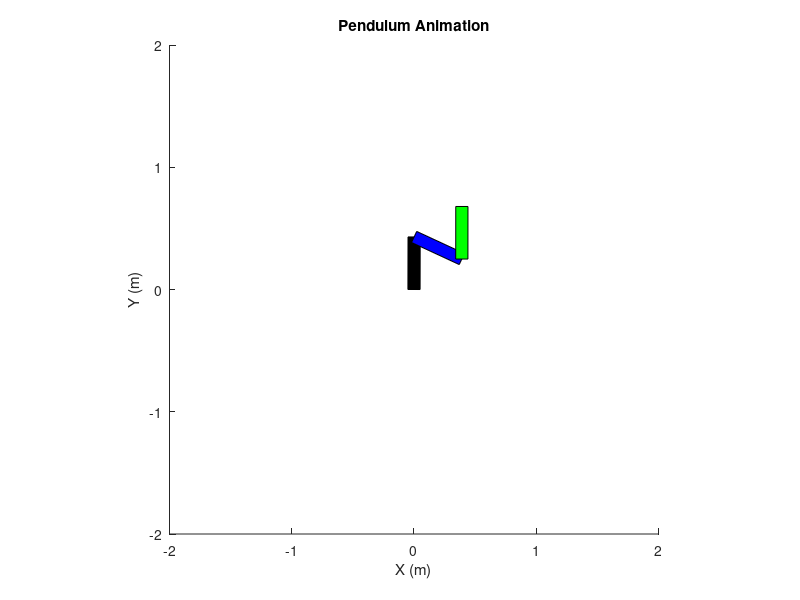

The MATLAB source for this figure:
%% GRACE CORDLE EML 4312 Project DATE 11/13/2024
% Edited by J Vranicar 
clc
clear all
close all
format compact
%% Params
w_1 = 0.1; % m
h_1 = 0.1; % m
l_1 = 0.43; % m
rho_1 = 1055; % kg/m^3
m_1 = rho_1 * w_1 * h_1 * l_1; % Mass of the pendulum
I_1 = (1/3) * m_1 * l_1^2; % Moment of inertia

w_2 = 0.1; % m
h_2 = 0.1; % m
l_2 = 0.43; % m
rho_2 = 1055; % kg/m^3
m_2 = rho_2 * w_2 * h_2 * l_2; % Mass of the pendulum
I_2 = (1/3) * m_2 * l_2^2; % Moment of inertia
g = 9.81; % Gravitational acceleration (m/s^2)

w_3 = 0.1; % m
h_3 = 0.1; % m
l_3 = 0.43; % m
rho_3 = 1055; % kg/m^3
m_3 = rho_3 * w_3 * h_3 * l_3; % Mass of the pendulum
I_3 = (1/3) * m_3 * l_3^2; % Moment of inertia


% Controller
theta_des_1 = pi;
omega_des_1 = 0;
Kp_1 = 10;
Kd_1 = 1;

theta_des_2 = pi/2;
omega_des_2 = 0;
Kp_2 = 20;
Kd_2 = 5;

theta_des_3 = pi;
omega_des_3 = 0;
Kp_3 = 20;
Kd_3 = 5;

% Control torque function
tau_ctrl_1 = @(theta, omega) Kp_1 * (theta_des_1 - theta) + Kd_1 * (omega_des_1 - omega);
tau_ctrl_2 = @(theta, omega) Kp_2 * (theta_des_2 - theta) + Kd_2 * (omega_des_2 - omega);
tau_ctrl_3 = @(theta, omega) Kp_3 * (theta_des_3 - theta) + Kd_3 * (omega_des_3 - omega);

%% ODE 45 Simulation
% Define the system dynamics
dynamics_1 = @(t, x) [x(2); (tau_ctrl_1(x(1), x(2)) - (m_1 * g * (l_1 / 2) * sin(x(1)))) / I_1];
dynamics_2 = @(t, x) [x(2); (tau_ctrl_2(x(1), x(2)) - (m_2 * g * (l_2 / 2) * sin(x(1)))) / I_2];
dynamics_3 = @(t, x) [x(2); (tau_ctrl_3(x(1), x(2)) - (m_3 * g * (l_3 / 2) * sin(x(1)))) / I_3];

% Initial conditions: theta = pi/4, angular velocity = 0
[tout, xout_1] = ode45(dynamics_1, [0 10], [3*pi/4 , 0]);
[tout, xout_2] = ode45(dynamics_2, [0 10], [3*pi/4 , 0]);
[tout, xout_3] = ode45(dynamics_3, [0 10], [3*pi/4 , 0]);

%% Animate Rectangle Pendulum
% Rectangle representing the pendulum
xvals_1 = w_1 * [-0.5, 0.5, 0.5, -0.5];  % Rectangle corners (x)
yvals_1 = l_1 * [0, 0, -1, -1];          % Rectangle corners (y) from pivot downward

coords_1 = [xvals_1; yvals_1];  % [x; y] initial unrotated rectangle coordinates

xvals_2 = w_2 * [-0.5, 0.5, 0.5, -0.5];  % Rectangle corners (x)
yvals_2 = l_2 * [0, 0, -1, -1];          % Rectangle corners (y) from pivot downward

coords_2 = [xvals_2; yvals_2];  % [x; y] initial unrotated rectangle coordinates

xvals_3 = w_3 * [-0.5, 0.5, 0.5, -0.5];  % Rectangle corners (x)
yvals_3 = l_3 * [0, 0, -1, -1];          % Rectangle corners (y) from pivot downward

coords_3 = [xvals_3; yvals_3];  % [x; y] initial unrotated rectangle coordinates

figure;
for i = 1:length(xout_1)
    theta_1 = xout_1(i, 1); % Extract angle at the current time
    rotMatrix_1 = [cos(theta_1), -sin(theta_1); sin(theta_1), cos(theta_1)];

    theta_2 = xout_2(i, 1); % Extract angle at the current time
    rotMatrix_2 = [cos(theta_2), -sin(theta_2); sin(theta_2), cos(theta_2)];

    theta_3 = xout_3(i, 1); % Extract angle at the current time
    rotMatrix_3 = [cos(theta_3), -sin(theta_3); sin(theta_3), cos(theta_3)];
    
    % Apply rotation about the pivot (base at origin)
    rotCoords_1 = rotMatrix_1 * coords_1;

    % Apply rotation about the pivot (base at origin)
    rotCoords_2 = rotMatrix_2 * coords_2;
    rotCoords_2(1, :) = rotCoords_2(1, :) + mean(rotCoords_1(1, 3:4));
    rotCoords_2(2, :) = rotCoords_2(2, :) + mean(rotCoords_1(2, 3:4));

    % Apply rotation about the pivot (base at origin)
    rotCoords_3 = rotMatrix_3 * coords_3;
    rotCoords_3(1, :) = rotCoords_3(1, :) + mean(rotCoords_2(1, 3:4));
    rotCoords_3(2, :) = rotCoords_3(2, :) + mean(rotCoords_2(2, 3:4));
    
    % Update the pendulum position
    hold on
    h1 = fill(rotCoords_1(1, :), rotCoords_1(2, :), 'k');  % Filled rectangle
    h2 = fill(rotCoords_2(1, :), rotCoords_2(2, :), 'b');  % Filled rectangle
    h3 = fill(rotCoords_3(1, :), rotCoords_3(2, :), 'g');  % Filled rectangle
    axis equal;
    axis([-2 2 -2 2]); % Adjust for pendulum's range of motion
    xlabel('X (m)');
    ylabel('Y (m)');
    title('Pendulum Animation');

    pause(0.05);  % Slow down animation for visualization
    if i < length(xout_1)
        delete(h1);  % Remove previous frame
        delete(h2);  % Remove previous frame
        delete(h3);  % Remove previous frame
    end
end

